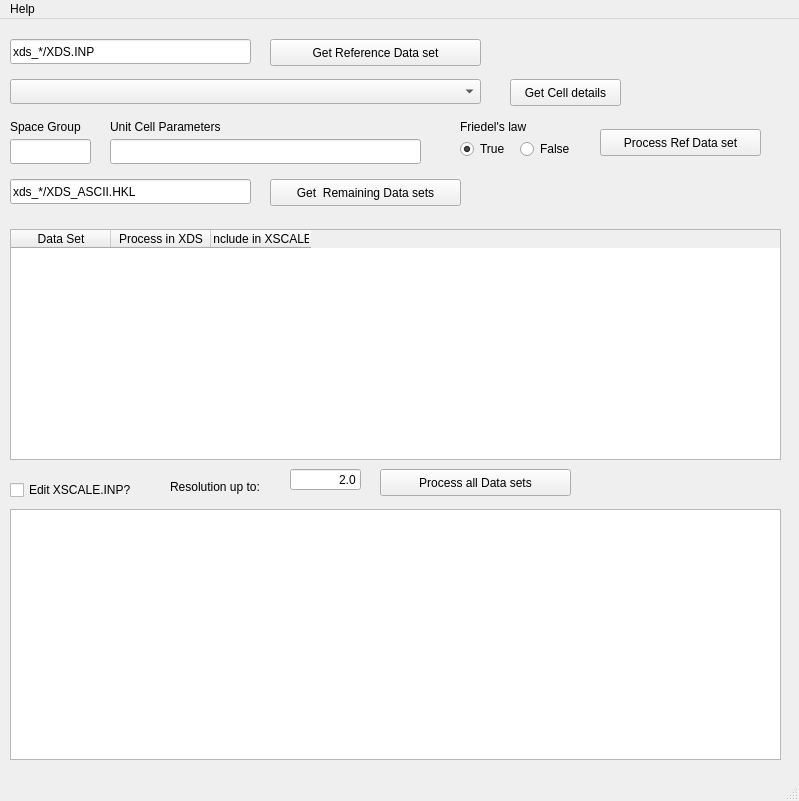
<?xml version="1.0" encoding="UTF-8"?>
<ui version="4.0">
 <class>MainWindow</class>
 <widget class="QMainWindow" name="MainWindow">
  <property name="geometry">
   <rect>
    <x>0</x>
    <y>0</y>
    <width>799</width>
    <height>801</height>
   </rect>
  </property>
  <property name="windowTitle">
   <string>MainWindow</string>
  </property>
  <widget class="QWidget" name="centralwidget">
   <widget class="QPushButton" name="pushButtonRefDSPattern">
    <property name="geometry">
     <rect>
      <x>270</x>
      <y>20</y>
      <width>211</width>
      <height>27</height>
     </rect>
    </property>
    <property name="text">
     <string>Get Reference Data set</string>
    </property>
   </widget>
   <widget class="QLineEdit" name="lineEditRefDsPattern">
    <property name="geometry">
     <rect>
      <x>10</x>
      <y>20</y>
      <width>241</width>
      <height>25</height>
     </rect>
    </property>
    <property name="text">
     <string>xds_*/XDS.INP</string>
    </property>
   </widget>
   <widget class="QComboBox" name="comboBoxRefDS">
    <property name="geometry">
     <rect>
      <x>10</x>
      <y>60</y>
      <width>471</width>
      <height>25</height>
     </rect>
    </property>
   </widget>
   <widget class="QLineEdit" name="lineEditRemainingDSsPattern">
    <property name="geometry">
     <rect>
      <x>10</x>
      <y>160</y>
      <width>241</width>
      <height>25</height>
     </rect>
    </property>
    <property name="text">
     <string>xds_*/XDS_ASCII.HKL</string>
    </property>
   </widget>
   <widget class="QPushButton" name="pushButtonRemainingDSsPattern">
    <property name="geometry">
     <rect>
      <x>270</x>
      <y>160</y>
      <width>191</width>
      <height>27</height>
     </rect>
    </property>
    <property name="text">
     <string>Get  Remaining Data sets</string>
    </property>
   </widget>
   <widget class="QTableWidget" name="table">
    <property name="geometry">
     <rect>
      <x>10</x>
      <y>210</y>
      <width>771</width>
      <height>231</height>
     </rect>
    </property>
    <property name="sizePolicy">
     <sizepolicy hsizetype="Expanding" vsizetype="Expanding">
      <horstretch>0</horstretch>
      <verstretch>2</verstretch>
     </sizepolicy>
    </property>
    <column>
     <property name="text">
      <string>Data Set</string>
     </property>
    </column>
    <column>
     <property name="text">
      <string>Process in XDS</string>
     </property>
     <property name="textAlignment">
      <set>AlignHCenter|AlignVCenter|AlignCenter</set>
     </property>
    </column>
    <column>
     <property name="text">
      <string>Include in XSCALE</string>
     </property>
     <property name="textAlignment">
      <set>AlignHCenter|AlignVCenter|AlignCenter</set>
     </property>
    </column>
   </widget>
   <widget class="QPushButton" name="pushButtonCellDetails">
    <property name="geometry">
     <rect>
      <x>510</x>
      <y>60</y>
      <width>111</width>
      <height>27</height>
     </rect>
    </property>
    <property name="text">
     <string>Get Cell details</string>
    </property>
   </widget>
   <widget class="QLineEdit" name="lineEditUnitCell">
    <property name="geometry">
     <rect>
      <x>110</x>
      <y>120</y>
      <width>311</width>
      <height>25</height>
     </rect>
    </property>
   </widget>
   <widget class="QLineEdit" name="lineEditSpaceGroup">
    <property name="geometry">
     <rect>
      <x>10</x>
      <y>120</y>
      <width>81</width>
      <height>25</height>
     </rect>
    </property>
   </widget>
   <widget class="QLabel" name="label">
    <property name="geometry">
     <rect>
      <x>10</x>
      <y>100</y>
      <width>81</width>
      <height>16</height>
     </rect>
    </property>
    <property name="text">
     <string>Space Group</string>
    </property>
   </widget>
   <widget class="QLabel" name="label_2">
    <property name="geometry">
     <rect>
      <x>110</x>
      <y>100</y>
      <width>161</width>
      <height>16</height>
     </rect>
    </property>
    <property name="text">
     <string>Unit Cell Parameters</string>
    </property>
   </widget>
   <widget class="QPushButton" name="pushButtonProcessRefDS">
    <property name="geometry">
     <rect>
      <x>600</x>
      <y>110</y>
      <width>161</width>
      <height>27</height>
     </rect>
    </property>
    <property name="text">
     <string>Process Ref Data set</string>
    </property>
   </widget>
   <widget class="QPushButton" name="pushButtonProcessAllDS">
    <property name="geometry">
     <rect>
      <x>380</x>
      <y>450</y>
      <width>191</width>
      <height>27</height>
     </rect>
    </property>
    <property name="text">
     <string>Process all Data sets</string>
    </property>
   </widget>
   <widget class="QTextBrowser" name="textBrowser">
    <property name="geometry">
     <rect>
      <x>10</x>
      <y>490</y>
      <width>771</width>
      <height>251</height>
     </rect>
    </property>
   </widget>
   <widget class="QLineEdit" name="lineEditResolution">
    <property name="geometry">
     <rect>
      <x>290</x>
      <y>450</y>
      <width>71</width>
      <height>21</height>
     </rect>
    </property>
    <property name="text">
     <string>2.0</string>
    </property>
    <property name="alignment">
     <set>Qt::AlignRight|Qt::AlignTrailing|Qt::AlignVCenter</set>
    </property>
   </widget>
   <widget class="QLabel" name="label_3">
    <property name="geometry">
     <rect>
      <x>170</x>
      <y>460</y>
      <width>111</width>
      <height>16</height>
     </rect>
    </property>
    <property name="text">
     <string>Resolution up to:</string>
    </property>
   </widget>
   <widget class="QLabel" name="label_4">
    <property name="geometry">
     <rect>
      <x>460</x>
      <y>100</y>
      <width>131</width>
      <height>16</height>
     </rect>
    </property>
    <property name="text">
     <string>Friedel's law</string>
    </property>
   </widget>
   <widget class="QRadioButton" name="radioButtonFriedelTrue">
    <property name="geometry">
     <rect>
      <x>460</x>
      <y>120</y>
      <width>102</width>
      <height>20</height>
     </rect>
    </property>
    <property name="text">
     <string>True</string>
    </property>
    <property name="checked">
     <bool>true</bool>
    </property>
   </widget>
   <widget class="QRadioButton" name="radioButtonFriedelFalse">
    <property name="geometry">
     <rect>
      <x>520</x>
      <y>120</y>
      <width>102</width>
      <height>20</height>
     </rect>
    </property>
    <property name="text">
     <string>False</string>
    </property>
   </widget>
   <widget class="QCheckBox" name="checkBoxNedit">
    <property name="geometry">
     <rect>
      <x>10</x>
      <y>460</y>
      <width>191</width>
      <height>22</height>
     </rect>
    </property>
    <property name="text">
     <string>Edit XSCALE.INP?</string>
    </property>
   </widget>
  </widget>
  <widget class="QMenuBar" name="menubar">
   <property name="geometry">
    <rect>
     <x>0</x>
     <y>0</y>
     <width>799</width>
     <height>25</height>
    </rect>
   </property>
   <property name="defaultUp">
    <bool>false</bool>
   </property>
   <widget class="QMenu" name="menuHelp">
    <property name="title">
     <string>Help</string>
    </property>
    <addaction name="actionAbout"/>
   </widget>
   <addaction name="menuHelp"/>
  </widget>
  <widget class="QStatusBar" name="statusbar"/>
  <action name="actionAbout">
   <property name="text">
    <string>About</string>
   </property>
  </action>
 </widget>
 <resources/>
 <connections>
  <connection>
   <sender>comboBoxRefDS</sender>
   <signal>activated(QString)</signal>
   <receiver>statusbar</receiver>
   <slot>showMessage(QString)</slot>
   <hints>
    <hint type="sourcelabel">
     <x>348</x>
     <y>85</y>
    </hint>
    <hint type="destinationlabel">
     <x>225</x>
     <y>710</y>
    </hint>
   </hints>
  </connection>
 </connections>
</ui>
